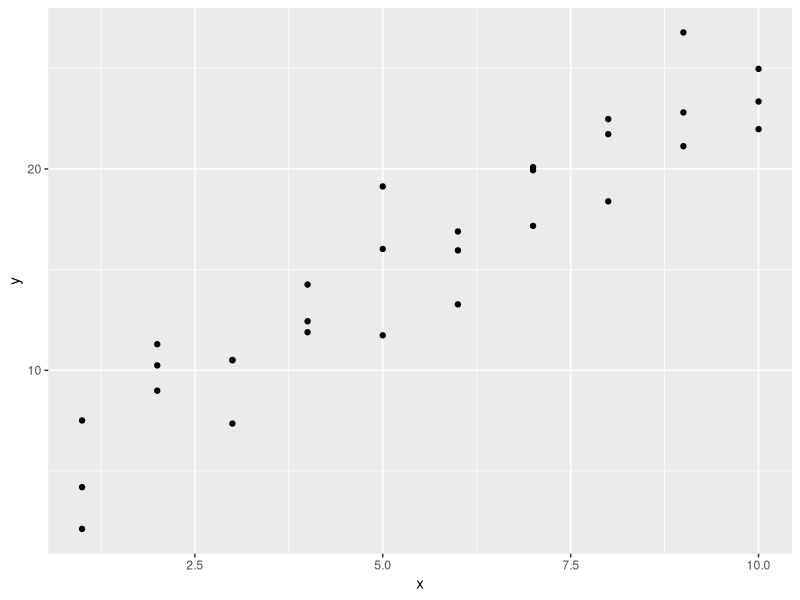
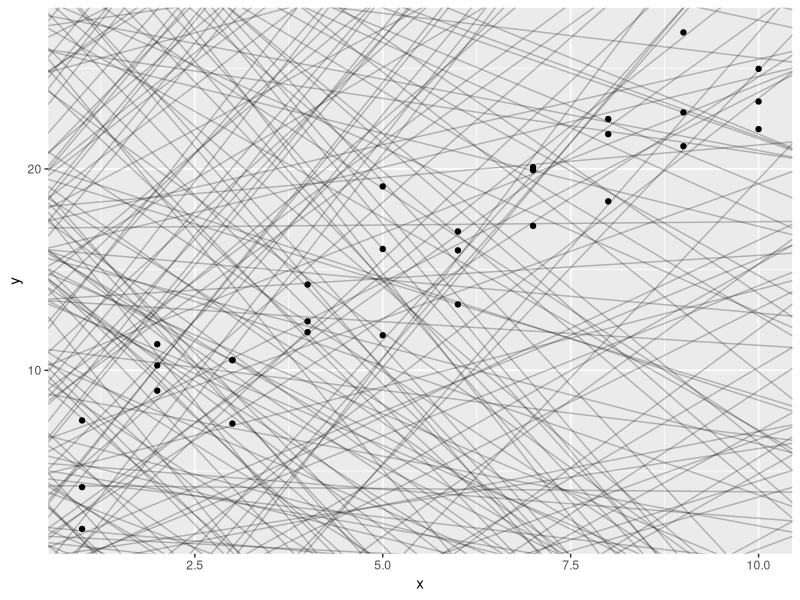
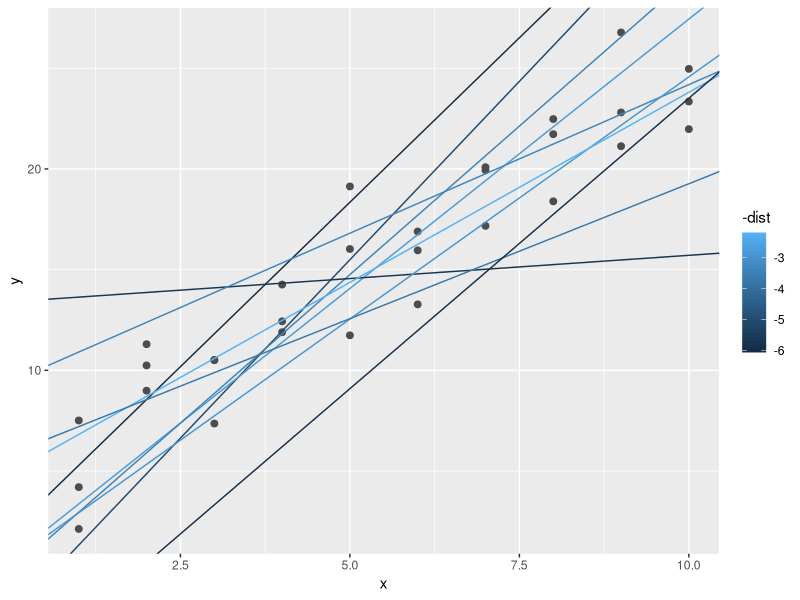

Here is the R script that generated these plots, in order:
## ---- chunk 1
library(ggplot2)
library(dplyr)

library(modelr)
options(na.action = na.warn)
## ---- chunk 2
head(sim1)
## ---- chunk 3
ggplot(sim1, aes(x, y)) + 
  geom_point()
## ---- chunk 4
models <- tibble(
  a1 = runif(250, -20, 40),
  a2 = runif(250, -5, 5)
)

head(models)
## ---- chunk 5
ggplot(sim1, aes(x, y)) + 
  geom_abline(aes(intercept = a1, slope = a2), data = models, alpha = 1/4) +
  geom_point() 
## ---- chunk 6
model1 <- function(a, data) {
  a[1] + data$x * a[2]
}
model1(c(7, 1.5), sim1)
## ---- chunk 7
measure_distance <- function(mod, data) {
  diff <- data$y - model1(mod, data)
  sqrt(mean(diff ^ 2))
}
measure_distance(c(7, 1.5), sim1)
## ---- chunk 8
sim1_dist <- function(a1, a2) {
  measure_distance(c(a1, a2), sim1)
}

models <- models %>% 
  mutate(dist = purrr::map2_dbl(a1, a2, sim1_dist))
models
## ---- chunk 9
ggplot(sim1, aes(x, y)) + 
  geom_point(size = 2, colour = "grey30") + 
  geom_abline(
    aes(intercept = a1, slope = a2, colour = -dist), 
    data = filter(models, rank(dist) <= 10)
  )
